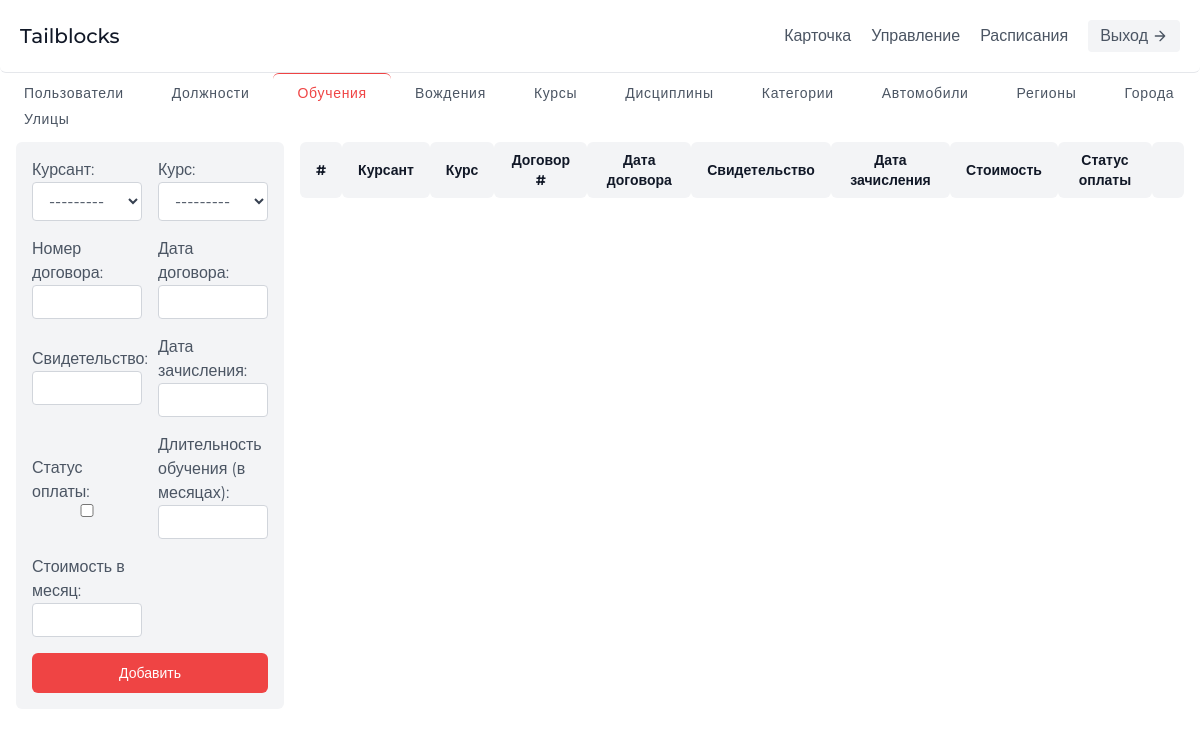
The page /control/trainings/ on the database as committed earlier.
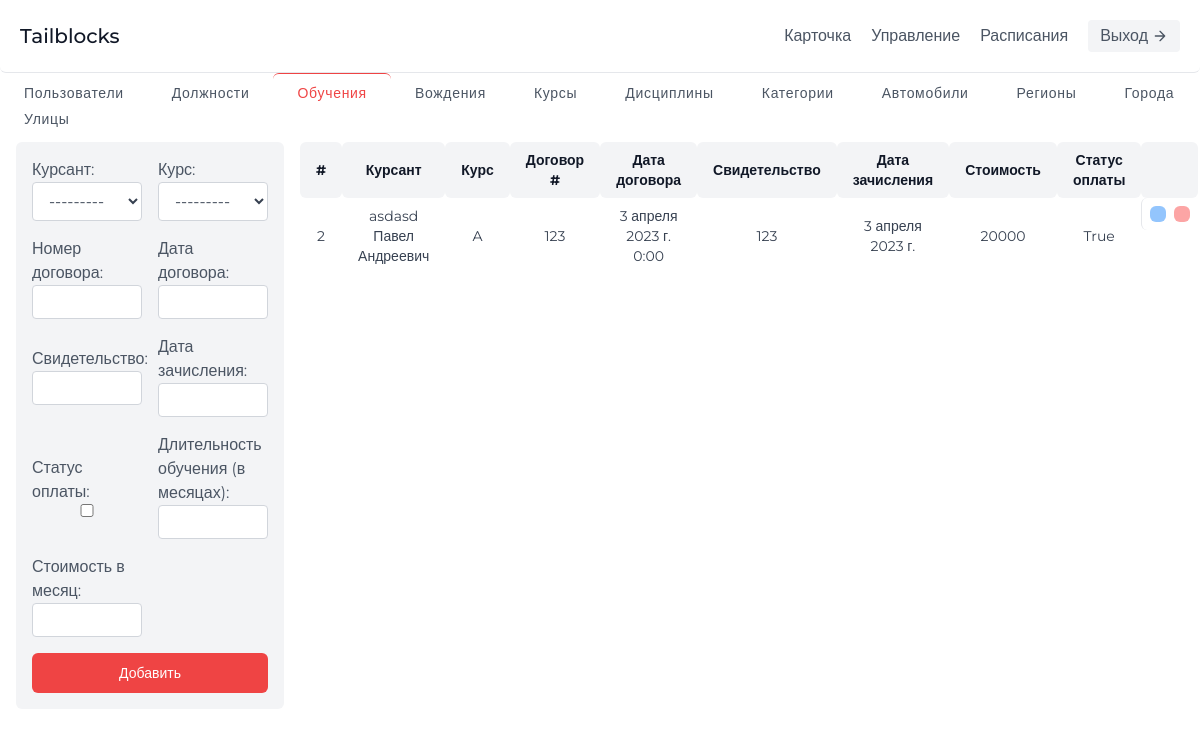
The same page on the database as committed later.
### app/models.py (models this page shows, shortened)
class Training(models.Model):
    id_cursant = models.ForeignKey('User', limit_choices_to={'is_cursant': 1}, on_delete=models.CASCADE, verbose_name="Курсант", related_name='cursant')
    id_course = models.ForeignKey(Course, on_delete=models.CASCADE, verbose_name="Курс")
    agreement_number = models.IntegerField(verbose_name='Номер договора')
    date_agreement = models.DateTimeField(verbose_name='Дата договора')
    certificate = models.CharField(max_length=255, verbose_name='Свидетельство')
    date_record = models.DateField(verbose_name='Дата зачисления')
    price = models.IntegerField(verbose_name='Стоимость')
    payment_status = models.BooleanField(verbose_name='Статус оплаты')
    class Meta:
        verbose_name = 'обучение'
        verbose_name_plural = 'обучения'

class User(AbstractUser):
    patronymic = models.CharField(blank=True, null=True, max_length=255, verbose_name='Отчество')
    date_of_birthday = models.DateField(blank=True, null=True, verbose_name='Дата рождения')
    passport_series = models.IntegerField(blank=True, null=True, verbose_name='Серия')
    passport_number = models.IntegerField(blank=True, null=True, verbose_name='Номер')
    date_references = models.DateField(blank=True, null=True, verbose_name='Дата выдачи')
    by_whom = models.CharField(blank=True, null=True, max_length=255, verbose_name='Кем выдан')
    id_region = models.ForeignKey(Region, on_delete=models.CASCADE, blank=True, null=True, verbose_name='Регион')
    id_city = models.ForeignKey(City, on_delete=models.CASCADE, blank=True, null=True, verbose_name='Город')
    id_street = models.ForeignKey(Street, on_delete=models.CASCADE, blank=True, null=True, verbose_name='Улица')
    house = models.CharField(blank=True, null=True, max_length=4, verbose_name='Дом')
    apartment = models.IntegerField(blank=True, null=True, verbose_name='Квартира')
    tel = models.CharField(blank=True, null=True, max_length=12, verbose_name='Телефон')
    status = models.CharField(max_length=255, blank=True, null=True, verbose_name='Статус')
    is_cursant = models.BooleanField(default=False, blank=True, verbose_name='Курсант')
    id_post = models.ForeignKey('Post', on_delete=models.CASCADE, blank=True, null=True, verbose_name='Должность')
    is_worker = models.BooleanField(default=False, blank=True, verbose_name='Сотрудник')
    class Meta:
        verbose_name = 'пользователь'
        verbose_name_plural = 'пользователи'
    def __str__(self):
        if self.last_name and self.first_name and self.patronymic:
            return '%s %s %s' % (self.last_name, self.first_name, self.patronymic)
        else:
            return self.username

class Course(models.Model):
    id_category = models.ForeignKey(Category, on_delete=models.CASCADE, verbose_name='Категория')
    price = models.IntegerField(verbose_name='Стоимость')
    start_date_education = models.DateField(verbose_name='Дата начала')
    end_date_education = models.DateField(verbose_name='Дата окончания')
    class Meta:
        verbose_name = 'курс'
        verbose_name_plural = 'курсы'
    def __str__(self):
        return '%s' % (self.id_category)

class Category(models.Model):
    name_category = models.CharField(max_length=155, verbose_name='Название')
    class Meta:
        verbose_name = 'категория'
        verbose_name_plural = 'категории'
    def __str__(self):
        return self.name_category

### app/views.py (the view)
# urls.py: path('control/trainings/', ControlView.trainingsControlPage, name='control-trainings'),
    def trainingsControlPage(request):
        trainings = Training.objects.all()
        form = WorkerPostTrainingForm(request.POST)
        return render(request, 'worker/control-trainings.html', {'trainings': trainings, 'form': form})

### app/forms.py (called while the page is built)
    def clean(self):
        cleaned_data = super().clean()
        duration = cleaned_data.get('duration')
        price_per_month = cleaned_data.get('price_per_month')
        if duration and price_per_month:
            price = duration * price_per_month
            cleaned_data['price'] = price
        return cleaned_data

### templates/worker/control-trainings.html (shortened to what the changed rows need)
{% extends '../base.html' %}
{% load static %}
{% block content %}
	<main>
		<section class="text-gray-600 body-font">
			<div class="grid grid-cols-4">
				<div class="col-span-3 pr-4 w-full">
					<table class="table-auto w-full">
						<thead class="text-gray-900 w-full font-medium text-sm bg-gray-100">
							<tr class="w-full">
								<th class="px-4 py-2 w-min">#</th>
								<th class="w-auto px-4 py-2">Курсант</th>
								<th class="w-auto px-4 py-2">Курс</th>
								<th class="w-auto px-4 py-2">Договор #</th>
								<th class="w-auto px-4 py-2">Дата договора</th>
								<th class="w-auto px-4 py-2">Свидетельство</th>
								<th class="w-auto px-4 py-2">Дата зачисления</th>
								<th class="w-auto px-4 py-2">Стоимость</th>
								<th class="w-auto px-4 py-2">Статус оплаты</th>
								<th class="w-auto px-4 py-2"></th>
							</tr>
						</thead>
						<tbody class="text-gray-700 text-sm overflow-y-auto">
							{% for item in trainings %}
							<tr>
								<td class="px-4 py-2 text-center">{{item.id}}</td>
								<td class="px-4 py-2 text-center">{{item.id_cursant}}</td>
								<td class="px-4 py-2 text-center">{{item.id_course}}</td>
								<td class="px-4 py-2 text-center">{{item.agreement_number}}</td>
								<td class="px-4 py-2 text-center">{{item.date_agreement}}</td>
								<td class="px-4 py-2 text-center">{{item.certificate}}</td>
								<td class="px-4 py-2 text-center">{{item.date_record}}</td>
								<td class="px-4 py-2 text-center">{{item.price}}</td>
								<td class="px-4 py-2 text-center">{{item.payment_status}}</td>
								<td class="px-2 py-2 flex items-center justify-center gap-2 border-l">
									<a
										class="px-2 py-2 rounded-md inline-flex items-center bg-blue-300 hover:bg-blue-400 justify-center ease-in-out transition-all"
										href="{% url 'update-training' item.id %}"
										title="Редактировать"
									>
									</a>
									<a
										class="px-2 py-2 rounded-md inline-flex items-center bg-red-300 hover:bg-red-400 justify-center ease-in-out transition-all"
										href="{% url 'remove-training' item.id %}"
										title="Удалить"
									>
									</a>
								</td>
							</tr>
							{% endfor %}
						</tbody>
					</table>
				</div>
			</div>
		</section>
	</main>
{% endblock content %}

Rows that differ between the two databases and show on the page:
added Training: id "2", id_cursant "asdasd Павел Андреевич", id_course "A", agreement_number "123", date_agreement "3 апреля 2023 г. 0:00", certificate "123", date_record "3 апреля 2023 г.", price "20000", payment_status "True"
